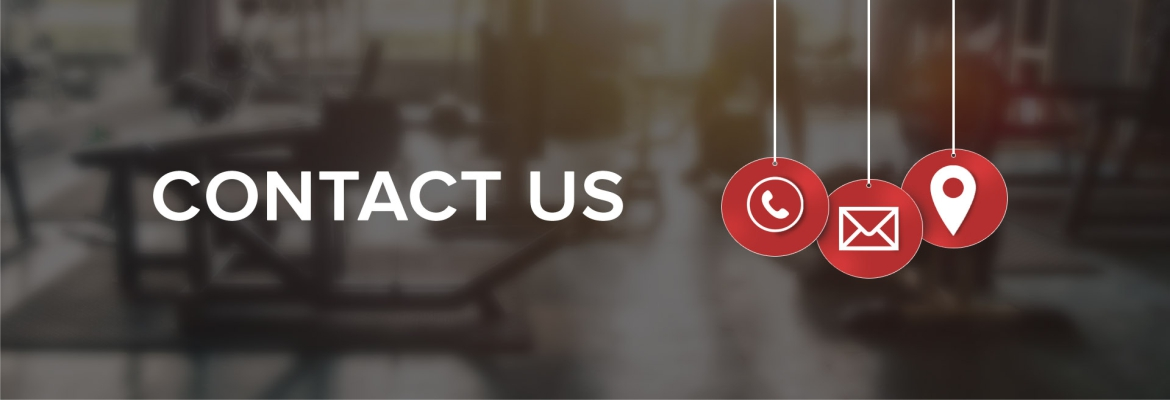
#> input picture banner.jpg, 1170 x 400 px
$ python detect_edge.py
#> lines starting #> are read from the running program, lines starting #| are printed output that depends on the picture; after the words box and inside, x2 and y2 are one past the last pixel; in counts of white or black regions, pixels touching at a corner belong together
import cv2
img = cv2.imread("banner.jpg")
#> img is the input picture: shape (400, 1170, 3); mean B, G, R 65.2, 69.8, 82.1
cv2.imshow("orignal image", img)

detect_edges = cv2.Canny(img, 100, 100)
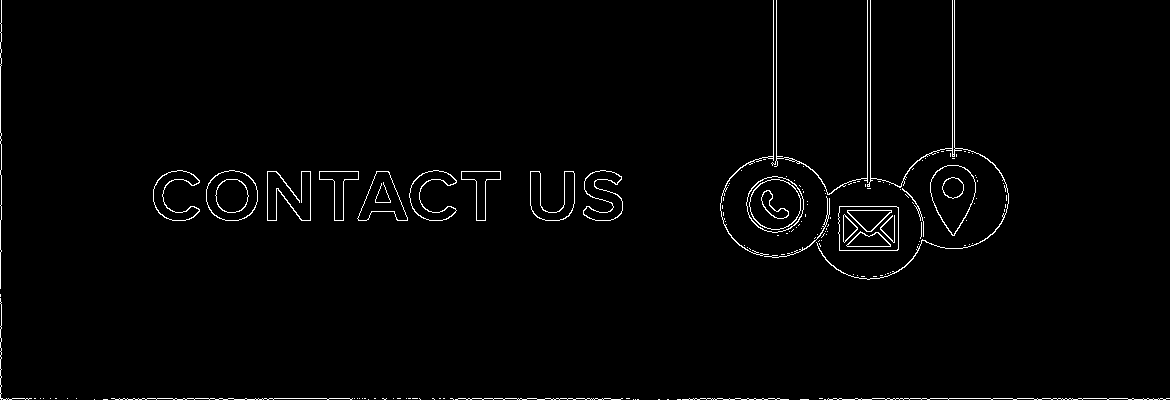
#> detect_edges: shape (400, 1170); 1.6% white in thin lines or dots
cv2.imshow("oignal image edges", detect_edges)

gray_img = cv2.cvtColor(img, cv2.COLOR_BGR2GRAY)
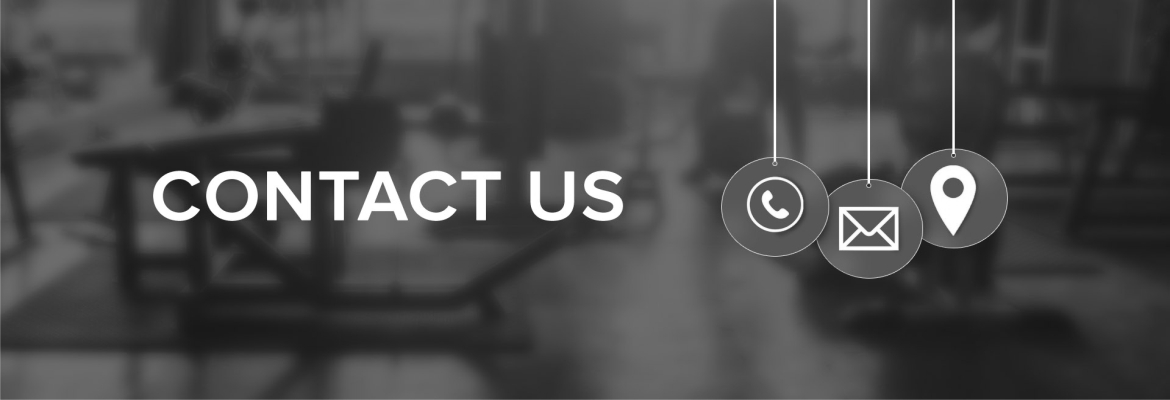
#> gray_img: shape (400, 1170); min 23, max 255, mean 72.9
cv2.imshow("gray image", gray_img)

detect_edges_gray = cv2.Canny(gray_img, 300, 300)
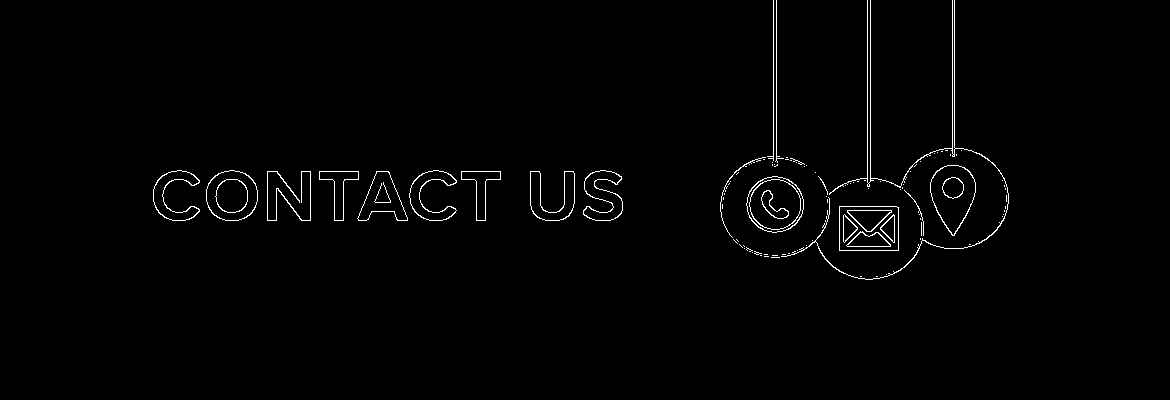
#> detect_edges_gray: shape (400, 1170); 1.2% white in thin lines or dots, all inside (x1, y1, x2, y2) = (153, 0, 1009, 280)

cv2.imshow("gray image edges", detect_edges_gray)
cv2.waitKey(0)
